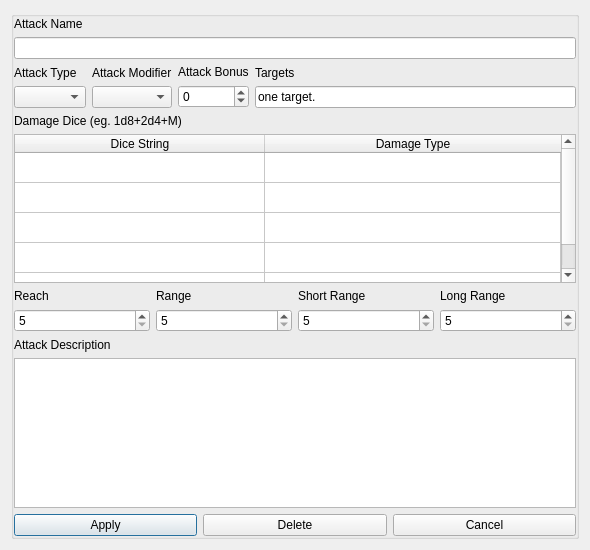
<?xml version="1.0" encoding="UTF-8"?>
<ui version="4.0">
 <class>AttackDialogue</class>
 <widget class="QDialog" name="AttackDialogue">
  <property name="geometry">
   <rect>
    <x>0</x>
    <y>0</y>
    <width>590</width>
    <height>550</height>
   </rect>
  </property>
  <property name="windowTitle">
   <string>Dialog</string>
  </property>
  <layout class="QGridLayout" name="gridLayout_2">
   <item row="0" column="0">
    <widget class="QGroupBox" name="groupBox">
     <property name="title">
      <string/>
     </property>
     <layout class="QGridLayout" name="gridLayout">
      <property name="leftMargin">
       <number>0</number>
      </property>
      <property name="topMargin">
       <number>0</number>
      </property>
      <property name="rightMargin">
       <number>0</number>
      </property>
      <property name="bottomMargin">
       <number>0</number>
      </property>
      <item row="0" column="0">
       <layout class="QVBoxLayout" name="verticalLayout_12">
        <item>
         <layout class="QVBoxLayout" name="verticalLayout_10">
          <item>
           <widget class="QLabel" name="attack_name_label">
            <property name="text">
             <string>Attack Name</string>
            </property>
           </widget>
          </item>
          <item>
           <widget class="QLineEdit" name="attack_name_edit"/>
          </item>
         </layout>
        </item>
        <item>
         <layout class="QHBoxLayout" name="horizontalLayout_3">
          <item>
           <layout class="QVBoxLayout" name="verticalLayout_8">
            <item>
             <widget class="QLabel" name="attack_type_label">
              <property name="text">
               <string>Attack Type</string>
              </property>
             </widget>
            </item>
            <item>
             <widget class="QComboBox" name="attack_type_combobox"/>
            </item>
           </layout>
          </item>
          <item>
           <layout class="QVBoxLayout" name="verticalLayout_7">
            <item>
             <widget class="QLabel" name="attack_modifier_label">
              <property name="text">
               <string>Attack Modifier</string>
              </property>
             </widget>
            </item>
            <item>
             <widget class="QComboBox" name="attack_modifier_combobox"/>
            </item>
           </layout>
          </item>
          <item>
           <layout class="QVBoxLayout" name="verticalLayout_9">
            <item>
             <widget class="QLabel" name="attack_bonus_label">
              <property name="text">
               <string>Attack Bonus</string>
              </property>
             </widget>
            </item>
            <item>
             <widget class="QSpinBox" name="attack_bonus_spinbox">
              <property name="minimum">
               <number>-99</number>
              </property>
             </widget>
            </item>
           </layout>
          </item>
          <item>
           <layout class="QVBoxLayout" name="verticalLayout_6">
            <item>
             <widget class="QLabel" name="targets_label">
              <property name="text">
               <string>Targets</string>
              </property>
             </widget>
            </item>
            <item>
             <widget class="QLineEdit" name="targets_edit">
              <property name="text">
               <string>one target.</string>
              </property>
             </widget>
            </item>
           </layout>
          </item>
         </layout>
        </item>
        <item>
         <layout class="QHBoxLayout" name="horizontalLayout_2">
          <item>
           <layout class="QVBoxLayout" name="verticalLayout_5">
            <item>
             <widget class="QLabel" name="damage_dice_label">
              <property name="text">
               <string>Damage Dice (eg. 1d8+2d4+M)</string>
              </property>
             </widget>
            </item>
            <item>
             <widget class="QTableWidget" name="damage_tablewidget">
              <property name="gridStyle">
               <enum>Qt::SolidLine</enum>
              </property>
              <property name="cornerButtonEnabled">
               <bool>false</bool>
              </property>
              <attribute name="horizontalHeaderVisible">
               <bool>true</bool>
              </attribute>
              <attribute name="horizontalHeaderDefaultSectionSize">
               <number>250</number>
              </attribute>
              <attribute name="horizontalHeaderHighlightSections">
               <bool>true</bool>
              </attribute>
              <attribute name="horizontalHeaderStretchLastSection">
               <bool>true</bool>
              </attribute>
              <attribute name="verticalHeaderVisible">
               <bool>false</bool>
              </attribute>
              <attribute name="verticalHeaderMinimumSectionSize">
               <number>15</number>
              </attribute>
              <row>
               <property name="text">
                <string>Damage 1</string>
               </property>
              </row>
              <row>
               <property name="text">
                <string>Damage 2</string>
               </property>
              </row>
              <row>
               <property name="text">
                <string>Damage 3</string>
               </property>
              </row>
              <row>
               <property name="text">
                <string>Damage 4</string>
               </property>
              </row>
              <row>
               <property name="text">
                <string>Damage 5</string>
               </property>
              </row>
              <column>
               <property name="text">
                <string>Dice String</string>
               </property>
              </column>
              <column>
               <property name="text">
                <string>Damage Type</string>
               </property>
              </column>
              <item row="0" column="0">
               <property name="text">
                <string/>
               </property>
              </item>
              <item row="0" column="1">
               <property name="text">
                <string/>
               </property>
              </item>
             </widget>
            </item>
           </layout>
          </item>
         </layout>
        </item>
        <item>
         <layout class="QHBoxLayout" name="horizontalLayout">
          <item>
           <layout class="QVBoxLayout" name="verticalLayout_4">
            <item>
             <widget class="QLabel" name="reach_label">
              <property name="text">
               <string>Reach</string>
              </property>
             </widget>
            </item>
            <item>
             <widget class="QSpinBox" name="reach_spinbox">
              <property name="minimum">
               <number>5</number>
              </property>
              <property name="maximum">
               <number>10000</number>
              </property>
              <property name="singleStep">
               <number>5</number>
              </property>
             </widget>
            </item>
           </layout>
          </item>
          <item>
           <layout class="QVBoxLayout" name="verticalLayout_3">
            <item>
             <widget class="QLabel" name="range_edit">
              <property name="text">
               <string>Range</string>
              </property>
             </widget>
            </item>
            <item>
             <widget class="QSpinBox" name="range_spinbox">
              <property name="minimum">
               <number>5</number>
              </property>
              <property name="maximum">
               <number>10000</number>
              </property>
              <property name="singleStep">
               <number>5</number>
              </property>
             </widget>
            </item>
           </layout>
          </item>
          <item>
           <layout class="QVBoxLayout" name="verticalLayout_2">
            <item>
             <widget class="QLabel" name="short_range_label">
              <property name="text">
               <string>Short Range</string>
              </property>
             </widget>
            </item>
            <item>
             <widget class="QSpinBox" name="short_range_spinbox">
              <property name="minimum">
               <number>5</number>
              </property>
              <property name="maximum">
               <number>10000</number>
              </property>
              <property name="singleStep">
               <number>5</number>
              </property>
             </widget>
            </item>
           </layout>
          </item>
          <item>
           <layout class="QVBoxLayout" name="verticalLayout">
            <item>
             <widget class="QLabel" name="long_range_label">
              <property name="text">
               <string>Long Range</string>
              </property>
             </widget>
            </item>
            <item>
             <widget class="QSpinBox" name="long_range_spinbox">
              <property name="minimum">
               <number>5</number>
              </property>
              <property name="maximum">
               <number>10000</number>
              </property>
              <property name="singleStep">
               <number>5</number>
              </property>
             </widget>
            </item>
           </layout>
          </item>
         </layout>
        </item>
        <item>
         <layout class="QVBoxLayout" name="verticalLayout_11">
          <item>
           <widget class="QLabel" name="attack_description_label">
            <property name="text">
             <string>Attack Description</string>
            </property>
           </widget>
          </item>
          <item>
           <widget class="QTextEdit" name="attack_description_edit"/>
          </item>
         </layout>
        </item>
        <item>
         <layout class="QHBoxLayout" name="horizontalLayout_4">
          <item>
           <widget class="QPushButton" name="apply_attack_pushbutton">
            <property name="text">
             <string>Apply</string>
            </property>
           </widget>
          </item>
          <item>
           <widget class="QPushButton" name="delete_attack_pushbutton">
            <property name="text">
             <string>Delete</string>
            </property>
           </widget>
          </item>
          <item>
           <widget class="QPushButton" name="cancel_attack_pushbutton">
            <property name="text">
             <string>Cancel</string>
            </property>
           </widget>
          </item>
         </layout>
        </item>
       </layout>
      </item>
     </layout>
    </widget>
   </item>
  </layout>
 </widget>
 <resources/>
 <connections/>
</ui>
